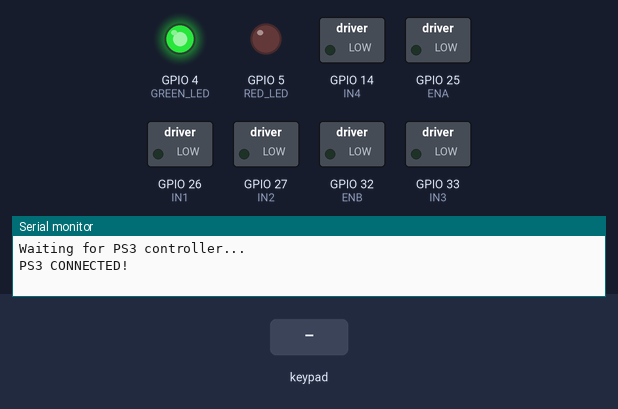
The sketch below on a simulated ESP32. On the bench: switched loads named in the sketch (green lamp = pin HIGH), output pins drawn as LEDs (lit = HIGH), the last lines printed to the serial monitor. The test bench sets the inputs (shaded band). Nothing arrives over Bluetooth unless stated.

Above: at 1.2 s.
1.3 s: key 'T' pressed
At 1.8 s:
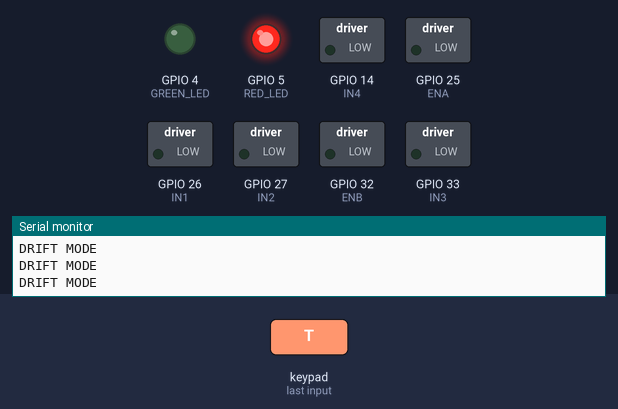
2.8 s: key 'X' pressed
At 3.9 s:
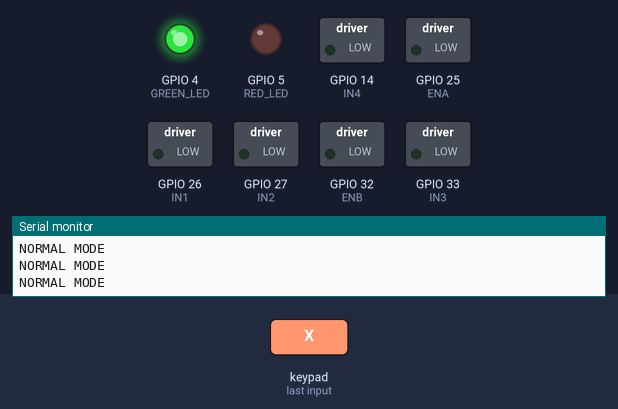
Timing chart, 0 to 5.8 s (numbered marks = the images above; inputs shaded):
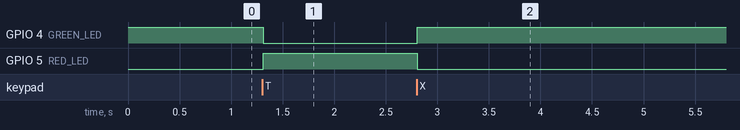

The sketch:

mini_drift_car.ino
```cpp
#include <Ps3Controller.h>

// =====================================================
// ESP32 MINI DRIFT CAR
// PS3 + L298N
// =====================================================

// -------------------------
// Rear traction motor
// -------------------------
#define ENA 25
#define IN1 26
#define IN2 27

// -------------------------
// N20 steering motor
// -------------------------
#define ENB 32
#define IN3 33
#define IN4 14

// -------------------------
// Mode LEDs
// -------------------------
#define GREEN_LED 4
#define RED_LED 5

// -------------------------
// Speeds
// -------------------------
#define NORMAL_SPEED 180
#define DRIFT_SPEED 255
#define STEERING_SPEED 150

bool driftMode = false;

// =====================================================
// TRACTION MOTOR
// speed: -255 to +255
// =====================================================

void tractionMotor(int speed)
{
  speed = constrain(speed, -255, 255);

  if (speed > 0)
  {
    digitalWrite(IN1, HIGH);
    digitalWrite(IN2, LOW);
    analogWrite(ENA, speed);
  }
  else if (speed < 0)
  {
    digitalWrite(IN1, LOW);
    digitalWrite(IN2, HIGH);
    analogWrite(ENA, -speed);
  }
  else
  {
    digitalWrite(IN1, LOW);
    digitalWrite(IN2, LOW);
    analogWrite(ENA, 0);
  }
}

// =====================================================
// STEERING MOTOR
// speed: -255 to +255
// =====================================================

void steeringMotor(int speed)
{
  speed = constrain(speed, -255, 255);

  if (speed > 0)
  {
    digitalWrite(IN3, HIGH);
    digitalWrite(IN4, LOW);
    analogWrite(ENB, speed);
  }
  else if (speed < 0)
  {
    digitalWrite(IN3, LOW);
    digitalWrite(IN4, HIGH);
    analogWrite(ENB, -speed);
  }
  else
  {
    digitalWrite(IN3, LOW);
    digitalWrite(IN4, LOW);
    analogWrite(ENB, 0);
  }
}

// =====================================================
// STOP
// =====================================================

void stopMotors()
{
  tractionMotor(0);
  steeringMotor(0);
}

// =====================================================
// PS3 CONNECT CALLBACK
// =====================================================

void onConnect()
{
  Serial.println("PS3 CONNECTED!");
}

// =====================================================
// SETUP
// =====================================================

void setup()
{
  Serial.begin(115200);

  pinMode(ENA, OUTPUT);
  pinMode(IN1, OUTPUT);
  pinMode(IN2, OUTPUT);

  pinMode(ENB, OUTPUT);
  pinMode(IN3, OUTPUT);
  pinMode(IN4, OUTPUT);

  pinMode(GREEN_LED, OUTPUT);
  pinMode(RED_LED, OUTPUT);

  // Start in Normal mode.
  driftMode = false;
  digitalWrite(GREEN_LED, HIGH);
  digitalWrite(RED_LED, LOW);

  stopMotors();

  Ps3.attachOnConnect(onConnect);

  // ESP32 Bluetooth MAC
  Ps3.begin("3C:71:BF:C5:D0:5C");

  Serial.println("Waiting for PS3 controller...");
}

// =====================================================
// LOOP
// =====================================================

void loop()
{
  // Safety: stop if controller is disconnected.
  if (!Ps3.isConnected())
  {
    stopMotors();

    digitalWrite(GREEN_LED, LOW);
    digitalWrite(RED_LED, LOW);

    delay(50);
    return;
  }

  // -------------------------
  // X = NORMAL MODE
  // -------------------------
  if (Ps3.data.button.cross)
  {
    driftMode = false;

    digitalWrite(GREEN_LED, HIGH);
    digitalWrite(RED_LED, LOW);

    Serial.println("NORMAL MODE");
  }

  // -------------------------
  // TRIANGLE = DRIFT MODE
  // -------------------------
  if (Ps3.data.button.triangle)
  {
    driftMode = true;

    digitalWrite(GREEN_LED, LOW);
    digitalWrite(RED_LED, HIGH);

    Serial.println("DRIFT MODE");
  }

  // -------------------------
  // R2 = FORWARD
  // L2 = REVERSE
  // -------------------------

  int maxSpeed = driftMode ? DRIFT_SPEED : NORMAL_SPEED;
  int motorSpeed = 0;

  int r2 = Ps3.data.analog.button.r2;
  int l2 = Ps3.data.analog.button.l2;

  if (r2 > 5)
  {
    motorSpeed = map(r2, 0, 255, 0, maxSpeed);
  }
  else if (l2 > 5)
  {
    motorSpeed = -map(l2, 0, 255, 0, maxSpeed);
  }

  tractionMotor(motorSpeed);

  // -------------------------
  // RIGHT JOYSTICK X
  //
  // Inverted steering:
  // RIGHT -> LEFT
  // LEFT  -> RIGHT
  // -------------------------

  int steer = Ps3.data.analog.stick.rx;

  if (abs(steer) < 15)
  {
    steeringMotor(0);
  }
  else if (steer > 15)
  {
    int steeringSpeed = map(
      steer,
      15,
      127,
      0,
      STEERING_SPEED
    );

    steeringMotor(-steeringSpeed);
  }
  else if (steer < -15)
  {
    int steeringSpeed = map(
      steer,
      -127,
      -15,
      STEERING_SPEED,
      0
    );

    steeringMotor(steeringSpeed);
  }

  delay(10);
}
```

Measured:
- after the input at 1.3 s, GPIO 4 (GREEN_LED): HIGH → LOW at once; GPIO 5 (RED_LED): LOW → HIGH at once
- after the input at 2.8 s, GPIO 4 (GREEN_LED): LOW → HIGH at once; GPIO 5 (RED_LED): HIGH → LOW at once
